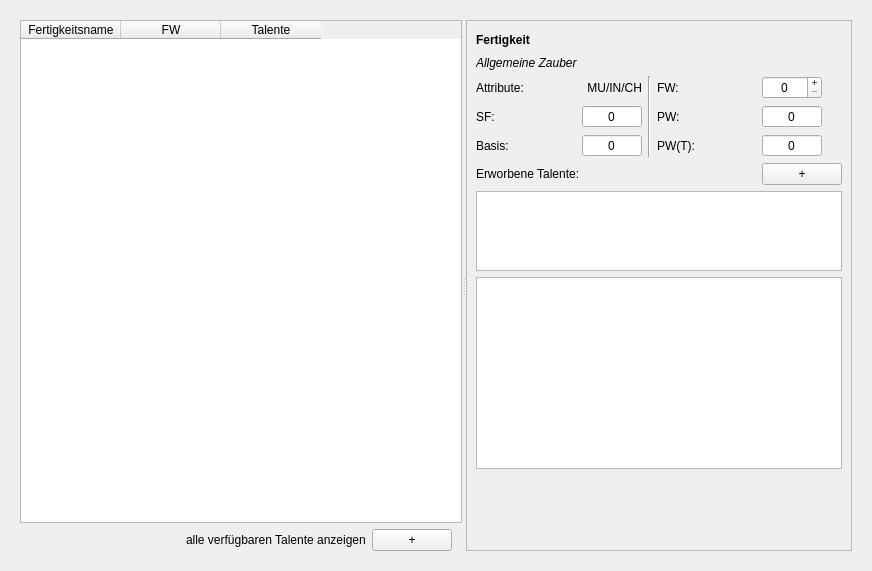
<?xml version="1.0" encoding="UTF-8"?>
<ui version="4.0">
 <class>Form</class>
 <widget class="QWidget" name="Form">
  <property name="geometry">
   <rect>
    <x>0</x>
    <y>0</y>
    <width>872</width>
    <height>571</height>
   </rect>
  </property>
  <property name="windowTitle">
   <string>Form</string>
  </property>
  <layout class="QGridLayout" name="gridLayout">
   <property name="leftMargin">
    <number>20</number>
   </property>
   <property name="topMargin">
    <number>20</number>
   </property>
   <property name="rightMargin">
    <number>20</number>
   </property>
   <property name="bottomMargin">
    <number>20</number>
   </property>
   <item row="0" column="0">
    <widget class="QSplitter" name="splitter">
     <property name="orientation">
      <enum>Qt::Orientation::Horizontal</enum>
     </property>
     <widget class="QWidget" name="verticalLayoutWidget">
      <layout class="QVBoxLayout" name="verticalLayout_2">
       <item>
        <widget class="QTableWidget" name="tableWidget">
         <property name="sizePolicy">
          <sizepolicy hsizetype="Expanding" vsizetype="Expanding">
           <horstretch>0</horstretch>
           <verstretch>0</verstretch>
          </sizepolicy>
         </property>
         <property name="editTriggers">
          <set>QAbstractItemView::EditTrigger::NoEditTriggers</set>
         </property>
         <property name="alternatingRowColors">
          <bool>true</bool>
         </property>
         <property name="selectionMode">
          <enum>QAbstractItemView::SelectionMode::SingleSelection</enum>
         </property>
         <property name="selectionBehavior">
          <enum>QAbstractItemView::SelectionBehavior::SelectRows</enum>
         </property>
         <property name="horizontalScrollMode">
          <enum>QAbstractItemView::ScrollMode::ScrollPerPixel</enum>
         </property>
         <property name="showGrid">
          <bool>true</bool>
         </property>
         <attribute name="horizontalHeaderMinimumSectionSize">
          <number>80</number>
         </attribute>
         <attribute name="horizontalHeaderHighlightSections">
          <bool>false</bool>
         </attribute>
         <attribute name="verticalHeaderVisible">
          <bool>false</bool>
         </attribute>
         <attribute name="verticalHeaderMinimumSectionSize">
          <number>30</number>
         </attribute>
         <attribute name="verticalHeaderDefaultSectionSize">
          <number>30</number>
         </attribute>
         <attribute name="verticalHeaderHighlightSections">
          <bool>true</bool>
         </attribute>
         <column>
          <property name="text">
           <string>Fertigkeitsname</string>
          </property>
         </column>
         <column>
          <property name="text">
           <string>FW</string>
          </property>
         </column>
         <column>
          <property name="text">
           <string>Talente</string>
          </property>
         </column>
        </widget>
       </item>
       <item>
        <layout class="QHBoxLayout" name="horizontalLayout">
         <item>
          <spacer name="horizontalSpacer">
           <property name="orientation">
            <enum>Qt::Orientation::Horizontal</enum>
           </property>
           <property name="sizeHint" stdset="0">
            <size>
             <width>40</width>
             <height>20</height>
            </size>
           </property>
          </spacer>
         </item>
         <item>
          <widget class="QLabel" name="label_2">
           <property name="text">
            <string>alle verfügbaren Talente anzeigen</string>
           </property>
          </widget>
         </item>
         <item>
          <widget class="QPushButton" name="buttonShowAll">
           <property name="font">
            <font>
             <hintingpreference>PreferNoHinting</hintingpreference>
            </font>
           </property>
           <property name="text">
            <string>+</string>
           </property>
           <property name="class" stdset="0">
            <string>iconSmall</string>
           </property>
          </widget>
         </item>
         <item>
          <spacer name="horizontalSpacer_2">
           <property name="orientation">
            <enum>Qt::Orientation::Horizontal</enum>
           </property>
           <property name="sizeType">
            <enum>QSizePolicy::Policy::Fixed</enum>
           </property>
           <property name="sizeHint" stdset="0">
            <size>
             <width>10</width>
             <height>20</height>
            </size>
           </property>
          </spacer>
         </item>
        </layout>
       </item>
      </layout>
     </widget>
     <widget class="QScrollArea" name="scrollArea">
      <property name="minimumSize">
       <size>
        <width>0</width>
        <height>0</height>
       </size>
      </property>
      <property name="maximumSize">
       <size>
        <width>16777215</width>
        <height>16777215</height>
       </size>
      </property>
      <property name="frameShape">
       <enum>QFrame::Shape::StyledPanel</enum>
      </property>
      <property name="widgetResizable">
       <bool>true</bool>
      </property>
      <widget class="QWidget" name="scrollAreaWidgetContents">
       <property name="geometry">
        <rect>
         <x>0</x>
         <y>0</y>
         <width>377</width>
         <height>529</height>
        </rect>
       </property>
       <layout class="QGridLayout" name="gridLayout_2">
        <item row="4" column="0">
         <widget class="QLabel" name="label_6">
          <property name="text">
           <string>Basis:</string>
          </property>
         </widget>
        </item>
        <item row="3" column="3">
         <widget class="QLabel" name="label_8">
          <property name="text">
           <string>PW:</string>
          </property>
         </widget>
        </item>
        <item row="3" column="0">
         <widget class="QLabel" name="label_5">
          <property name="text">
           <string>SF:</string>
          </property>
          <property name="alignment">
           <set>Qt::AlignmentFlag::AlignLeading|Qt::AlignmentFlag::AlignLeft|Qt::AlignmentFlag::AlignVCenter</set>
          </property>
         </widget>
        </item>
        <item row="2" column="2" rowspan="3">
         <widget class="Line" name="line">
          <property name="orientation">
           <enum>Qt::Orientation::Vertical</enum>
          </property>
         </widget>
        </item>
        <item row="2" column="0" colspan="2">
         <layout class="QHBoxLayout" name="horizontalLayout_2">
          <property name="spacing">
           <number>0</number>
          </property>
          <item>
           <widget class="QLabel" name="label">
            <property name="minimumSize">
             <size>
              <width>0</width>
              <height>18</height>
             </size>
            </property>
            <property name="text">
             <string>Attribute:</string>
            </property>
           </widget>
          </item>
          <item>
           <widget class="QLabel" name="labelAttribute">
            <property name="text">
             <string>MU/IN/CH</string>
            </property>
            <property name="alignment">
             <set>Qt::AlignmentFlag::AlignRight|Qt::AlignmentFlag::AlignTrailing|Qt::AlignmentFlag::AlignVCenter</set>
            </property>
           </widget>
          </item>
         </layout>
        </item>
        <item row="1" column="0" colspan="5">
         <widget class="QLabel" name="labelKategorie">
          <property name="font">
           <font>
            <italic>true</italic>
           </font>
          </property>
          <property name="text">
           <string>Allgemeine Zauber</string>
          </property>
          <property name="class" stdset="0">
           <string>italic</string>
          </property>
         </widget>
        </item>
        <item row="4" column="1">
         <widget class="QSpinBox" name="spinBasis">
          <property name="minimumSize">
           <size>
            <width>60</width>
            <height>0</height>
           </size>
          </property>
          <property name="maximumSize">
           <size>
            <width>60</width>
            <height>16777215</height>
           </size>
          </property>
          <property name="alignment">
           <set>Qt::AlignmentFlag::AlignCenter</set>
          </property>
          <property name="readOnly">
           <bool>true</bool>
          </property>
          <property name="buttonSymbols">
           <enum>QAbstractSpinBox::ButtonSymbols::NoButtons</enum>
          </property>
          <property name="minimum">
           <number>-999999999</number>
          </property>
          <property name="maximum">
           <number>999999999</number>
          </property>
         </widget>
        </item>
        <item row="7" column="0" colspan="5">
         <widget class="QTextBrowser" name="plainText">
          <property name="frameShape">
           <enum>QFrame::Shape::StyledPanel</enum>
          </property>
          <property name="frameShadow">
           <enum>QFrame::Shadow::Sunken</enum>
          </property>
          <property name="lineWidth">
           <number>1</number>
          </property>
         </widget>
        </item>
        <item row="3" column="4">
         <widget class="QSpinBox" name="spinPW">
          <property name="minimumSize">
           <size>
            <width>60</width>
            <height>0</height>
           </size>
          </property>
          <property name="maximumSize">
           <size>
            <width>60</width>
            <height>16777215</height>
           </size>
          </property>
          <property name="alignment">
           <set>Qt::AlignmentFlag::AlignCenter</set>
          </property>
          <property name="readOnly">
           <bool>true</bool>
          </property>
          <property name="buttonSymbols">
           <enum>QAbstractSpinBox::ButtonSymbols::NoButtons</enum>
          </property>
          <property name="minimum">
           <number>-999999999</number>
          </property>
          <property name="maximum">
           <number>999999999</number>
          </property>
         </widget>
        </item>
        <item row="6" column="0" colspan="5">
         <widget class="QListView" name="listTalente">
          <property name="sizePolicy">
           <sizepolicy hsizetype="Expanding" vsizetype="Expanding">
            <horstretch>0</horstretch>
            <verstretch>0</verstretch>
           </sizepolicy>
          </property>
          <property name="maximumSize">
           <size>
            <width>16777215</width>
            <height>80</height>
           </size>
          </property>
         </widget>
        </item>
        <item row="5" column="4">
         <widget class="QPushButton" name="buttonAdd">
          <property name="sizePolicy">
           <sizepolicy hsizetype="Minimum" vsizetype="Fixed">
            <horstretch>0</horstretch>
            <verstretch>0</verstretch>
           </sizepolicy>
          </property>
          <property name="font">
           <font>
            <hintingpreference>PreferNoHinting</hintingpreference>
           </font>
          </property>
          <property name="layoutDirection">
           <enum>Qt::LayoutDirection::RightToLeft</enum>
          </property>
          <property name="text">
           <string>+</string>
          </property>
          <property name="class" stdset="0">
           <string>iconSmall</string>
          </property>
         </widget>
        </item>
        <item row="8" column="0">
         <spacer name="verticalSpacer">
          <property name="orientation">
           <enum>Qt::Orientation::Vertical</enum>
          </property>
          <property name="sizeHint" stdset="0">
           <size>
            <width>20</width>
            <height>40</height>
           </size>
          </property>
         </spacer>
        </item>
        <item row="5" column="0" colspan="2">
         <widget class="QLabel" name="label_9">
          <property name="text">
           <string>Erworbene Talente:</string>
          </property>
         </widget>
        </item>
        <item row="0" column="0" colspan="5">
         <widget class="QLabel" name="labelFertigkeit">
          <property name="minimumSize">
           <size>
            <width>0</width>
            <height>20</height>
           </size>
          </property>
          <property name="font">
           <font>
            <bold>true</bold>
           </font>
          </property>
          <property name="text">
           <string>Fertigkeit</string>
          </property>
          <property name="class" stdset="0">
           <string>h4</string>
          </property>
         </widget>
        </item>
        <item row="2" column="4">
         <widget class="QSpinBox" name="spinFW">
          <property name="minimumSize">
           <size>
            <width>60</width>
            <height>0</height>
           </size>
          </property>
          <property name="maximumSize">
           <size>
            <width>60</width>
            <height>16777215</height>
           </size>
          </property>
          <property name="alignment">
           <set>Qt::AlignmentFlag::AlignCenter</set>
          </property>
          <property name="readOnly">
           <bool>false</bool>
          </property>
          <property name="buttonSymbols">
           <enum>QAbstractSpinBox::ButtonSymbols::PlusMinus</enum>
          </property>
         </widget>
        </item>
        <item row="3" column="1">
         <widget class="QSpinBox" name="spinSF">
          <property name="minimumSize">
           <size>
            <width>60</width>
            <height>0</height>
           </size>
          </property>
          <property name="maximumSize">
           <size>
            <width>60</width>
            <height>16777215</height>
           </size>
          </property>
          <property name="alignment">
           <set>Qt::AlignmentFlag::AlignCenter</set>
          </property>
          <property name="readOnly">
           <bool>true</bool>
          </property>
          <property name="buttonSymbols">
           <enum>QAbstractSpinBox::ButtonSymbols::NoButtons</enum>
          </property>
          <property name="minimum">
           <number>-999999999</number>
          </property>
          <property name="maximum">
           <number>999999999</number>
          </property>
         </widget>
        </item>
        <item row="2" column="3">
         <widget class="QLabel" name="label_7">
          <property name="text">
           <string>FW:</string>
          </property>
         </widget>
        </item>
        <item row="4" column="3">
         <widget class="QLabel" name="label_3">
          <property name="text">
           <string>PW(T):</string>
          </property>
         </widget>
        </item>
        <item row="4" column="4">
         <widget class="QSpinBox" name="spinPWT">
          <property name="minimumSize">
           <size>
            <width>60</width>
            <height>0</height>
           </size>
          </property>
          <property name="maximumSize">
           <size>
            <width>60</width>
            <height>16777215</height>
           </size>
          </property>
          <property name="alignment">
           <set>Qt::AlignmentFlag::AlignCenter</set>
          </property>
          <property name="readOnly">
           <bool>true</bool>
          </property>
          <property name="buttonSymbols">
           <enum>QAbstractSpinBox::ButtonSymbols::NoButtons</enum>
          </property>
         </widget>
        </item>
       </layout>
      </widget>
     </widget>
    </widget>
   </item>
  </layout>
 </widget>
 <tabstops>
  <tabstop>tableWidget</tabstop>
  <tabstop>scrollArea</tabstop>
  <tabstop>spinFW</tabstop>
  <tabstop>spinSF</tabstop>
  <tabstop>spinPW</tabstop>
  <tabstop>spinBasis</tabstop>
  <tabstop>buttonAdd</tabstop>
  <tabstop>listTalente</tabstop>
  <tabstop>plainText</tabstop>
 </tabstops>
 <resources/>
 <connections/>
</ui>
